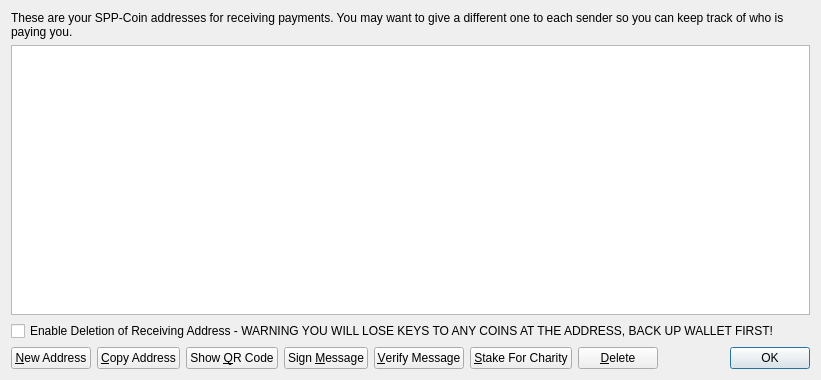
<?xml version="1.0" encoding="UTF-8"?>
<ui version="4.0">
 <class>AddressBookPage</class>
 <widget class="QWidget" name="AddressBookPage">
  <property name="geometry">
   <rect>
    <x>0</x>
    <y>0</y>
    <width>821</width>
    <height>380</height>
   </rect>
  </property>
  <property name="windowTitle">
   <string>Address Book</string>
  </property>
  <layout class="QVBoxLayout" name="verticalLayout">
   <item>
    <widget class="QLabel" name="labelExplanation">
     <property name="text">
      <string>These are your SPP-Coin addresses for receiving payments. You may want to give a different one to each sender so you can keep track of who is paying you.</string>
     </property>
     <property name="textFormat">
      <enum>Qt::PlainText</enum>
     </property>
     <property name="wordWrap">
      <bool>true</bool>
     </property>
    </widget>
   </item>
   <item>
    <widget class="QTableView" name="tableView">
     <property name="contextMenuPolicy">
      <enum>Qt::CustomContextMenu</enum>
     </property>
     <property name="toolTip">
      <string>Double-click to edit address or label</string>
     </property>
     <property name="tabKeyNavigation">
      <bool>false</bool>
     </property>
     <property name="alternatingRowColors">
      <bool>true</bool>
     </property>
     <property name="selectionMode">
      <enum>QAbstractItemView::SingleSelection</enum>
     </property>
     <property name="selectionBehavior">
      <enum>QAbstractItemView::SelectRows</enum>
     </property>
     <property name="sortingEnabled">
      <bool>true</bool>
     </property>
     <attribute name="verticalHeaderVisible">
      <bool>false</bool>
     </attribute>
    </widget>
   </item>
   <item>
    <widget class="QCheckBox" name="deleteCheckBox">
     <property name="text">
      <string>Enable Deletion of Receiving Address - WARNING YOU WILL LOSE KEYS TO ANY COINS AT THE ADDRESS, BACK UP WALLET FIRST!</string>
     </property>
    </widget>
   </item>
   <item>
    <layout class="QHBoxLayout" name="horizontalLayout">
     <item>
      <widget class="QPushButton" name="newAddressButton">
       <property name="toolTip">
        <string>Create a new address</string>
       </property>
       <property name="text">
        <string>&amp;New Address</string>
       </property>
       <property name="icon">
        <iconset resource="../bitcoin.qrc">
         <normaloff>:/icons/add</normaloff>:/icons/add</iconset>
       </property>
      </widget>
     </item>
     <item>
      <widget class="QPushButton" name="copyToClipboard">
       <property name="toolTip">
        <string>Copy the currently selected address to the system clipboard</string>
       </property>
       <property name="text">
        <string>&amp;Copy Address</string>
       </property>
       <property name="icon">
        <iconset resource="../bitcoin.qrc">
         <normaloff>:/icons/editcopy</normaloff>:/icons/editcopy</iconset>
       </property>
      </widget>
     </item>
     <item>
      <widget class="QPushButton" name="showQRCode">
       <property name="text">
        <string>Show &amp;QR Code</string>
       </property>
       <property name="icon">
        <iconset resource="../bitcoin.qrc">
         <normaloff>:/icons/qrcode</normaloff>:/icons/qrcode</iconset>
       </property>
      </widget>
     </item>
     <item>
      <widget class="QPushButton" name="signMessage">
       <property name="toolTip">
        <string>Sign a message to prove you own a SPP-Coin address</string>
       </property>
       <property name="text">
        <string>Sign &amp;Message</string>
       </property>
       <property name="icon">
        <iconset resource="../bitcoin.qrc">
         <normaloff>:/icons/edit</normaloff>:/icons/edit</iconset>
       </property>
      </widget>
     </item>
     <item>
      <widget class="QPushButton" name="verifyMessage">
       <property name="toolTip">
        <string>Verify a message to ensure it was signed with a specified SPP-Coin address</string>
       </property>
       <property name="text">
        <string>&amp;Verify Message</string>
       </property>
       <property name="icon">
        <iconset resource="../bitcoin.qrc">
         <normaloff>:/icons/transaction_0</normaloff>:/icons/transaction_0</iconset>
       </property>
      </widget>
     </item>
     <item>
      <widget class="QPushButton" name="stakeForCharityPushButton">
       <property name="toolTip">
        <string>Send a percentage of stake to a specified SPP-Coin address</string>
       </property>
       <property name="text">
        <string>&amp;Stake For Charity</string>
       </property>
       <property name="icon">
        <iconset resource="../bitcoin.qrc">
         <normaloff>:/icons/send</normaloff>:/icons/send</iconset>
       </property>
      </widget>
     </item>
     <item>
      <widget class="QPushButton" name="deleteButton">
       <property name="toolTip">
        <string>Delete the currently selected address from the list</string>
       </property>
       <property name="text">
        <string>&amp;Delete</string>
       </property>
       <property name="icon">
        <iconset resource="../bitcoin.qrc">
         <normaloff>:/icons/remove</normaloff>:/icons/remove</iconset>
       </property>
      </widget>
     </item>
     <item>
      <spacer name="horizontalSpacer">
       <property name="orientation">
        <enum>Qt::Horizontal</enum>
       </property>
       <property name="sizeHint" stdset="0">
        <size>
         <width>40</width>
         <height>20</height>
        </size>
       </property>
      </spacer>
     </item>
     <item>
      <widget class="QDialogButtonBox" name="buttonBox">
       <property name="sizePolicy">
        <sizepolicy hsizetype="Maximum" vsizetype="Fixed">
         <horstretch>0</horstretch>
         <verstretch>0</verstretch>
        </sizepolicy>
       </property>
       <property name="standardButtons">
        <set>QDialogButtonBox::Ok</set>
       </property>
      </widget>
     </item>
    </layout>
   </item>
  </layout>
 </widget>
 <resources>
  <include location="../bitcoin.qrc"/>
 </resources>
 <connections/>
</ui>
